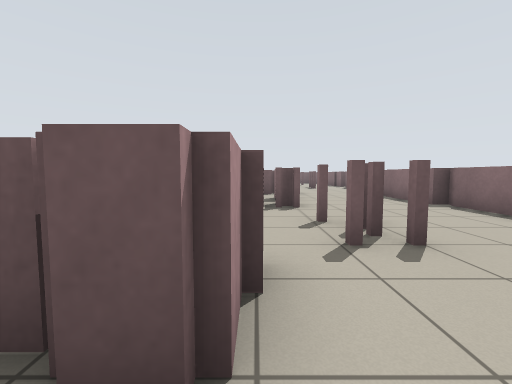
View 1 (above)

19 first-person views from a walk through a Stage world. The camera is 0.84 m above the floor, tilts 4° down and sees 90° across. The lines on the ground mark 1 m squares. The floor is counted in squares, 1 m on a side. Each view is taken from the middle of a square. On the plan, view 1 faces up. The plan holds only what a view shows up to about 10 squares ahead; the rest is blank. The robots in the file are not drawn.

View 2
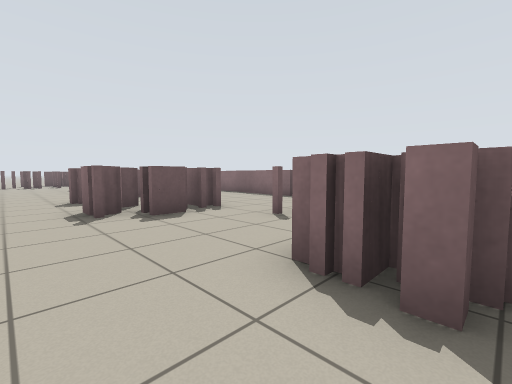

View 3
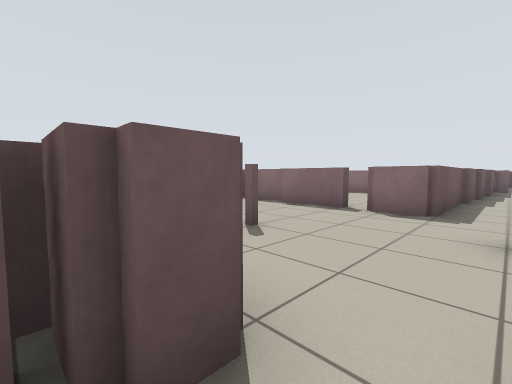

View 4
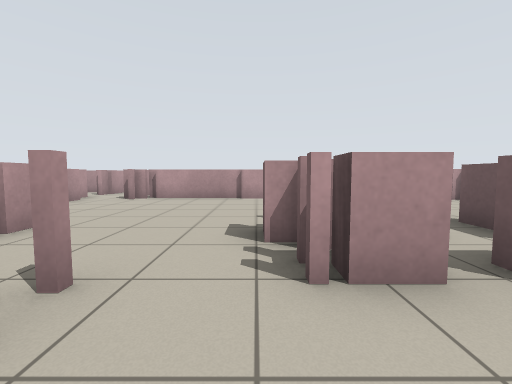

View 5
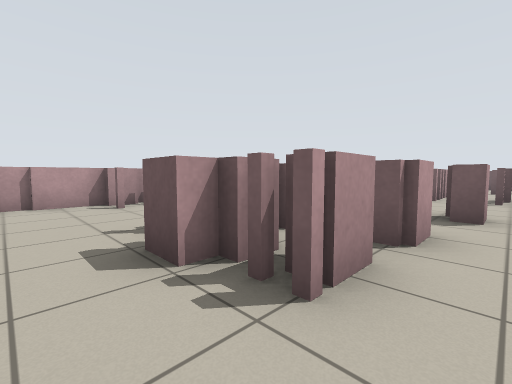

View 6
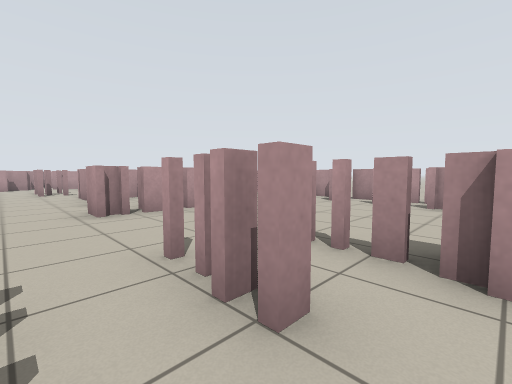

View 7
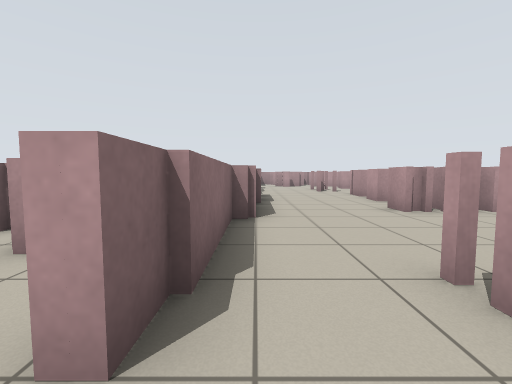

View 8
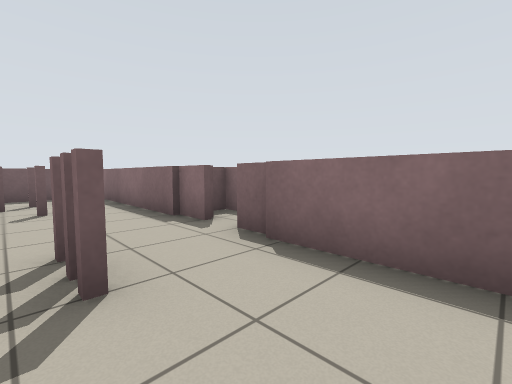

View 9
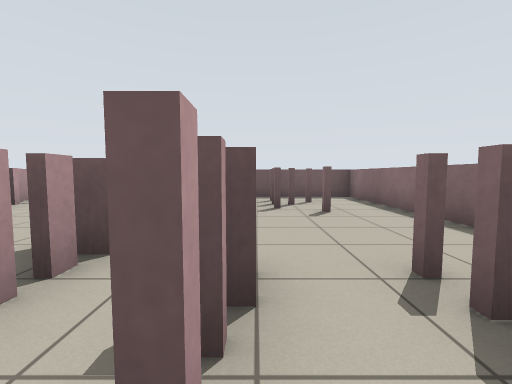

View 10
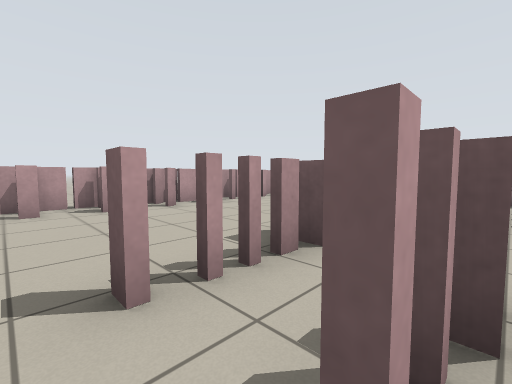

View 11
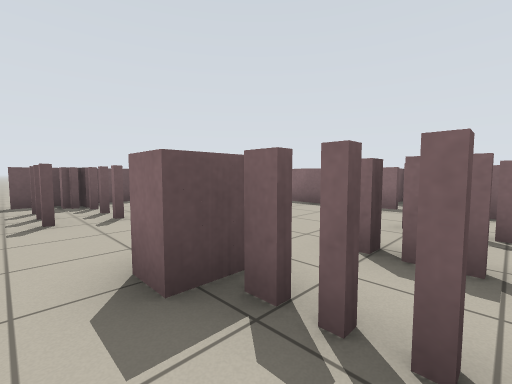

View 12
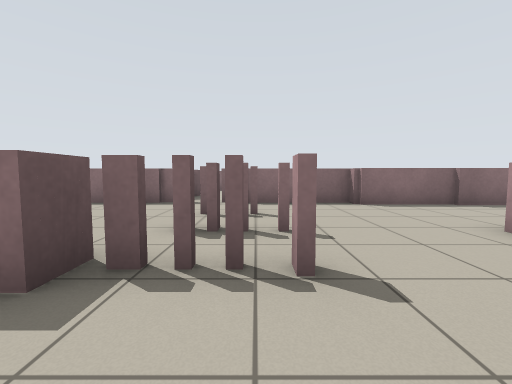

View 13
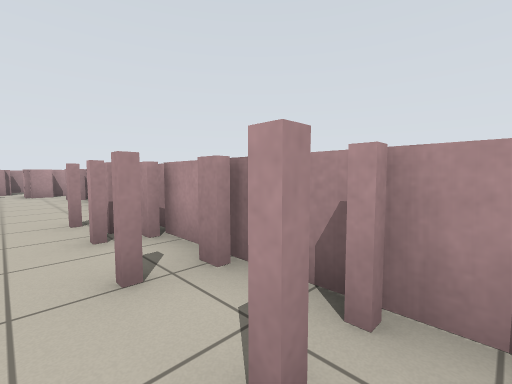

View 14
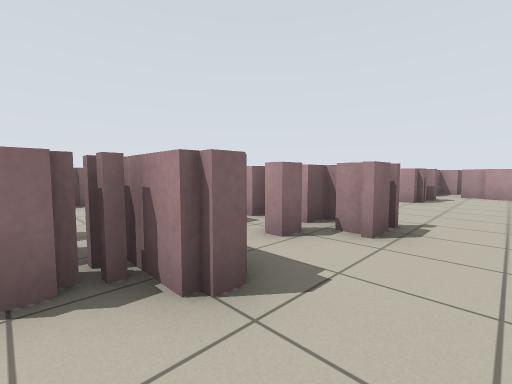

View 15
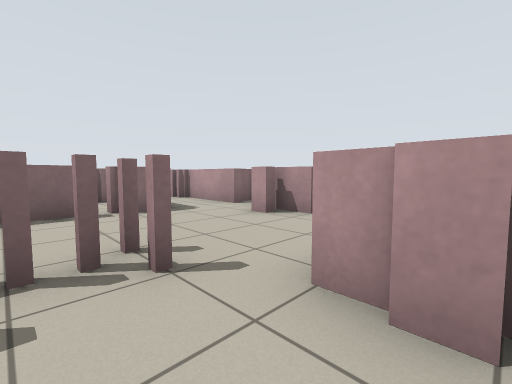

View 16
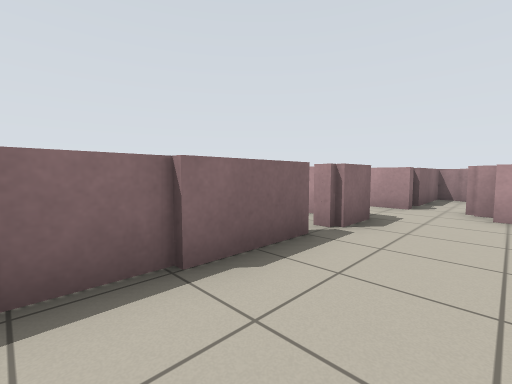

View 17
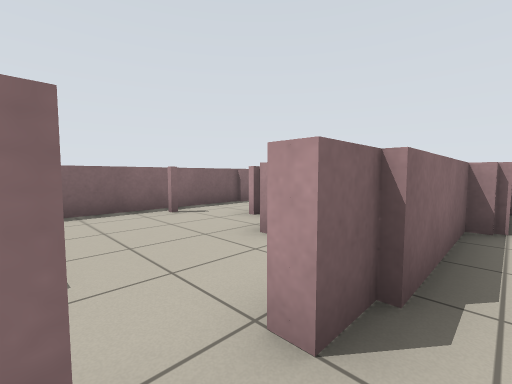

View 18
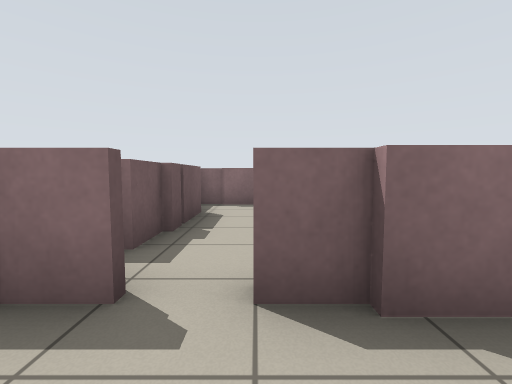

View 19
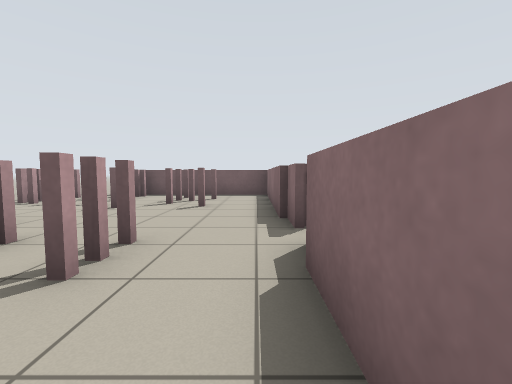

### Floor plan
Key: @ floor where view 1 was taken; # wall or solid block; x gap in a wall; . floor.
Columns run from 6 left of view 1 to 12 right of it. Each row starts with its distance up from view 1.
 23      #######
 22  #   ###.###
 21  #. ####.#.#
 20  #..####.#x#
 19  #.........##
 18  #..........##   #
 17  #....#.....######
 16 ##....#.##..x....#
 15 #.....#.##..# ...#
 14 ##..........######
 13 ##..........#    #
 12 #..........##    #
 11 ##...###...#     #
 10 ##...##....#
  9 #......#...#
  8 ##...#.x...#
  7 ##...###...#
  6 #..........#
  5 #......#...#
  4 #.......#..#
  3 #.......#..#
  2 #....##....#
  1 .....##....########
  0 ##....@............
 -1   .##   ##.####
 -2   ##      .#
 -3           .#
 -4           ##

Positions as (right, up) in squares from view 1, and headings:
1: (0, 0), facing up
2: (-3, 1), facing up-right
3: (-1, 0), facing up-right
4: (3, 6), facing left
5: (2, 5), facing up-left
6: (3, 17), facing down-left
7: (5, 17), facing down
8: (3, 13), facing up-right
9: (2, 14), facing up
10: (2, 14), facing up-left
11: (-1, 15), facing up-right
12: (-2, 15), facing right
13: (-4, 12), facing down-left
14: (-3, 11), facing down-right
15: (-1, 4), facing down-right
16: (3, 6), facing down-right
17: (5, 17), facing down-right
18: (4, 16), facing right
19: (5, 13), facing up
